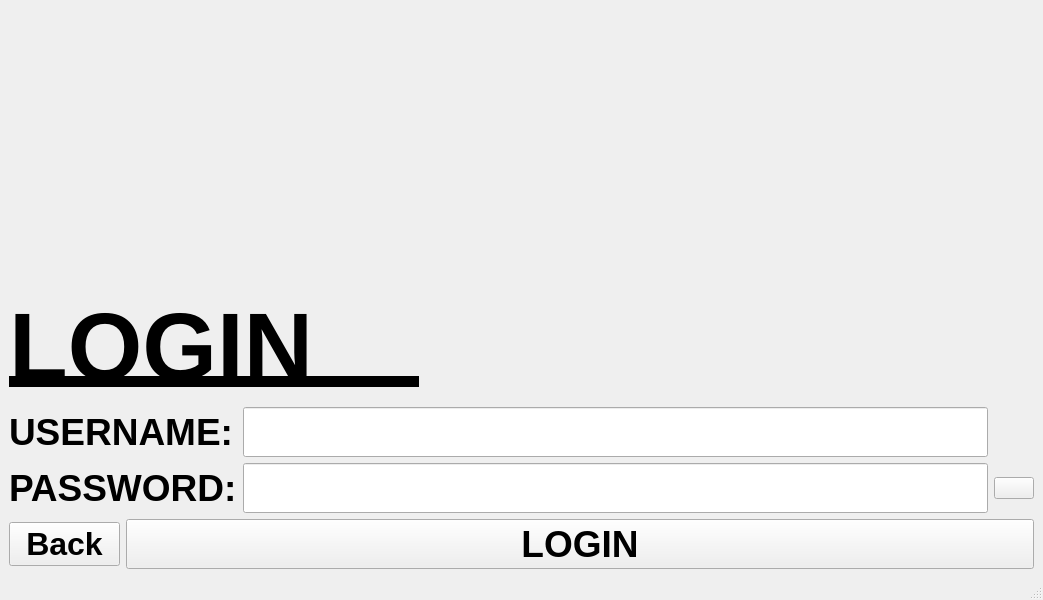
<?xml version="1.0" encoding="UTF-8"?>
<ui version="4.0">
 <class>MainWindow</class>
 <widget class="QMainWindow" name="MainWindow">
  <property name="geometry">
   <rect>
    <x>0</x>
    <y>0</y>
    <width>927</width>
    <height>600</height>
   </rect>
  </property>
  <property name="windowTitle">
   <string>MainWindow</string>
  </property>
  <widget class="QWidget" name="centralwidget">
   <layout class="QGridLayout" name="gridLayout">
    <item row="0" column="0" colspan="4">
     <spacer name="verticalSpacer">
      <property name="orientation">
       <enum>Qt::Vertical</enum>
      </property>
      <property name="sizeHint" stdset="0">
       <size>
        <width>888</width>
        <height>131</height>
       </size>
      </property>
     </spacer>
    </item>
    <item row="1" column="0" colspan="3">
     <widget class="QLabel" name="label">
      <property name="font">
       <font>
        <pointsize>72</pointsize>
        <weight>75</weight>
        <bold>true</bold>
        <underline>true</underline>
       </font>
      </property>
      <property name="text">
       <string>LOGIN    </string>
      </property>
     </widget>
    </item>
    <item row="2" column="0" colspan="2">
     <widget class="QLabel" name="label_username">
      <property name="font">
       <font>
        <pointsize>28</pointsize>
        <weight>75</weight>
        <bold>true</bold>
       </font>
      </property>
      <property name="text">
       <string>USERNAME:</string>
      </property>
     </widget>
    </item>
    <item row="2" column="2">
     <widget class="QLineEdit" name="lineEdit_username">
      <property name="font">
       <font>
        <pointsize>28</pointsize>
        <weight>75</weight>
        <bold>true</bold>
       </font>
      </property>
     </widget>
    </item>
    <item row="3" column="0" colspan="2">
     <widget class="QLabel" name="label_password">
      <property name="font">
       <font>
        <pointsize>28</pointsize>
        <weight>75</weight>
        <bold>true</bold>
       </font>
      </property>
      <property name="text">
       <string>PASSWORD:</string>
      </property>
     </widget>
    </item>
    <item row="3" column="2">
     <widget class="QLineEdit" name="lineEdit_password">
      <property name="font">
       <font>
        <pointsize>28</pointsize>
        <weight>75</weight>
        <bold>true</bold>
       </font>
      </property>
      <property name="cursor">
       <cursorShape>IBeamCursor</cursorShape>
      </property>
      <property name="mouseTracking">
       <bool>true</bool>
      </property>
     </widget>
    </item>
    <item row="3" column="3">
     <widget class="QPushButton" name="pushButton_view">
      <property name="text">
       <string/>
      </property>
      <property name="icon">
       <iconset>
        <normaloff>View.png</normaloff>View.png</iconset>
      </property>
      <property name="checkable">
       <bool>true</bool>
      </property>
     </widget>
    </item>
    <item row="4" column="0">
     <widget class="QPushButton" name="pushButton_back">
      <property name="font">
       <font>
        <pointsize>24</pointsize>
        <weight>75</weight>
        <bold>true</bold>
       </font>
      </property>
      <property name="text">
       <string>Back</string>
      </property>
     </widget>
    </item>
    <item row="4" column="1" colspan="3">
     <widget class="QPushButton" name="pushButton_login">
      <property name="font">
       <font>
        <pointsize>28</pointsize>
        <weight>75</weight>
        <bold>true</bold>
       </font>
      </property>
      <property name="text">
       <string>LOGIN</string>
      </property>
     </widget>
    </item>
   </layout>
  </widget>
  <widget class="QMenuBar" name="menubar">
   <property name="geometry">
    <rect>
     <x>0</x>
     <y>0</y>
     <width>927</width>
     <height>30</height>
    </rect>
   </property>
  </widget>
  <widget class="QStatusBar" name="statusbar"/>
 </widget>
 <resources/>
 <connections/>
</ui>
